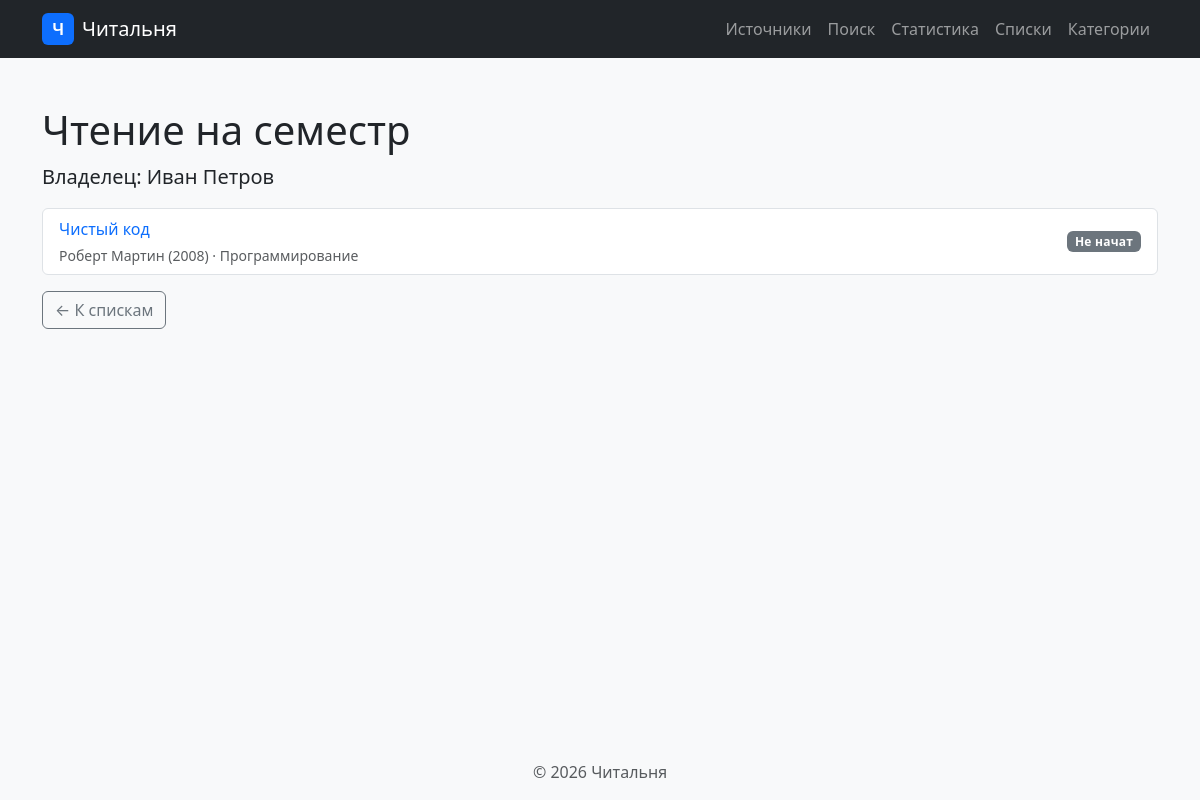
The app's page /lists/1/ with its own data.
### reading_lists/models.py (models this page shows, shortened)
class TimeStampedModel(models.Model):
    created_at = models.DateTimeField(
        auto_now_add=True,
        verbose_name="Дата создания",
    )
    class Meta:
        abstract = True

class ReadingList(TimeStampedModel):
    class Status(models.TextChoices):
        ACTIVE = "активен", "Активен"
        ARCHIVED = "архив", "Архив"
    title = models.CharField(
        max_length=200,
        verbose_name="Название",
    )
    owner = models.ForeignKey(
        User,
        on_delete=models.CASCADE,
        related_name="reading_lists",
        verbose_name="Владелец",
    )
    status = models.CharField(
        max_length=20,
        choices=Status.choices,
        default=Status.ACTIVE,
        verbose_name="Статус",
    )
    class Meta:
        verbose_name = "Список литературы"
        verbose_name_plural = "Списки литературы"
        ordering = ["-created_at"]

class ReadingListItem(models.Model):
    class ReadingStatus(models.TextChoices):
        NOT_STARTED = "не начат", "Не начат"
        IN_PROGRESS = "в процессе", "В процессе"
        DONE = "прочитан", "Прочитан"
    reading_list = models.ForeignKey(
        ReadingList,
        on_delete=models.CASCADE,
        related_name="items",
        verbose_name="Список",
    )
    source = models.ForeignKey(
        Source,
        on_delete=models.CASCADE,
        related_name="list_items",
        verbose_name="Источник",
    )
    category = models.ForeignKey(
        Category,
        on_delete=models.SET_NULL,
        null=True,
        blank=True,
        related_name="list_items",
        verbose_name="Категория",
    )
    status = models.CharField(
        max_length=20,
        choices=ReadingStatus.choices,
        default=ReadingStatus.NOT_STARTED,
        verbose_name="Статус чтения",
    )
    class Meta:
        verbose_name = "Элемент списка"
        verbose_name_plural = "Элементы списка"
        ordering = ["id"]

### users/models.py (models this page shows, shortened)
class User(models.Model):
    login = models.CharField(
        max_length=50,
        unique=True,
        verbose_name="Логин",
    )
    full_name = models.CharField(
        max_length=150,
        verbose_name="ФИО",
    )
    email = models.EmailField(
        verbose_name="Email",
    )
    registered_at = models.DateTimeField(
        auto_now_add=True,
        verbose_name="Дата регистрации",
    )
    class Meta:
        verbose_name = "Пользователь"
        verbose_name_plural = "Пользователи"
        ordering = ["login"]

### sources/models.py (models this page shows, shortened)
class Source(models.Model):
    class SourceType(models.TextChoices):
        BOOK = "книга", "Книга"
        ARTICLE = "статья", "Статья"
        LINK = "ссылка", "Ссылка"
    title = models.CharField(
        max_length=200,
        verbose_name="Название",
    )
    author = models.CharField(
        max_length=150,
        verbose_name="Автор",
    )
    year = models.PositiveIntegerField(
        verbose_name="Год издания",
    )
    type = models.CharField(
        max_length=20,
        choices=SourceType.choices,
        verbose_name="Тип",
    )
    class Meta:
        verbose_name = "Источник"
        verbose_name_plural = "Источники"
        ordering = ["title"]

### categories/models.py (models this page shows, shortened)
class Category(models.Model):
    name = models.CharField(
        max_length=100,
        unique=True,
        verbose_name="Название",
    )
    description = models.TextField(
        blank=True,
        verbose_name="Описание",
    )
    sources = models.ManyToManyField(
        Source,
        related_name="categories",
        blank=True,
        verbose_name="Источники",
    )
    class Meta:
        verbose_name = "Категория"
        verbose_name_plural = "Категории"
        ordering = ["name"]

### reading_lists/views.py (the view)
# urls.py: path("<int:list_id>/", views.list_detail, name="detail"),
def list_detail(request, list_id):
    reading_list = get_object_or_404(
        ReadingList.objects.select_related("owner"),
        id=list_id,
    )
    items = reading_list.items.select_related("source", "category")
    return render(
        request,
        "reading_lists/list_detail.html",
        {"reading_list": reading_list, "items": items},
    )

### templates/reading_lists/list_detail.html (shortened to what this page needs)
{% extends "base.html" %}
{% block content %}
  {% if reading_list %}
    <h1>{{ reading_list.title }}</h1>
    <p class="lead">Владелец: {{ reading_list.owner.full_name }}</p>
    <ul class="list-group mb-3">
      {% for item in items %}
        <li class="list-group-item d-flex justify-content-between align-items-center">
          <div>
            <a href="{% url 'sources:detail' item.source.id %}"
               class="text-decoration-none">{{ item.source.title }}</a>
            <div class="text-muted small mt-1">
              {{ item.source.author }} ({{ item.source.year }})
              {% if item.category %}· {{ item.category.name }}{% else %}· без категории{% endif %}
            </div>
          </div>
          {% if item.status == "прочитан" %}
            <span class="badge bg-success booking-status">Прочитан</span>
          {% elif item.status == "в процессе" %}
            <span class="badge bg-warning text-dark booking-status">В процессе</span>
          {% else %}
            <span class="badge bg-secondary booking-status">Не начат</span>
          {% endif %}
        </li>
      {% empty %}
        <li class="list-group-item text-muted">В этом списке пока нет источников.</li>
      {% endfor %}
    </ul>
  {% else %}
    <h1 class="text-danger">Список не найден</h1>
  {% endif %}
  <a href="{% url 'lists:list' %}" class="btn btn-outline-secondary">← К спискам</a>
{% endblock %}

### homepage/static/homepage/css/style.css (style rules this page uses)
body { background-color: #f8f9fa; }
.booking-status { font-weight: 600; letter-spacing: 0.02em; }

### records on screen
ReadingList: title "Чтение на семестр", owner.full_name "Иван Петров"
ReadingListItem: source "Чистый код", source.author "Роберт Мартин", source.year "2008", category.name "Программирование", status "Не начат"
